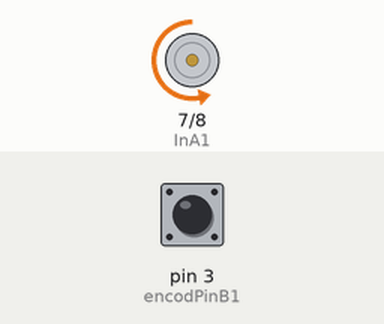
A sketch run on a simulated Arduino Uno, built with avr-gcc and run on an emulated ATmega328P. On the bench: motor-driver pin pairs drawn as motors (green arrow = first pin HIGH = forward, orange = second pin HIGH = backward, longer = more drive, scaled by the enable pin). The test bench sets the inputs (shaded band); at power-on: pin 3 (encodPinB1) HIGH.

Above: at 0.1 s.
At 17.1 s:
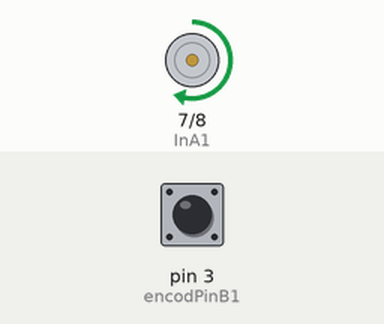
At 37.7 s:
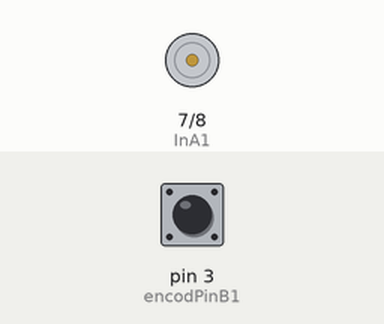
Timing chart, 0 to 39.2 s (numbered marks = the images above):
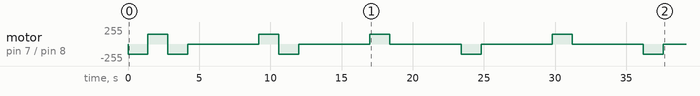

Measured:
- by itself, motor on pin 7 (InA1) / pin 8 (InB1): stopped → backward 150/255 at 0.00 s, → forward 150/255 1.4 s later, → backward 150/255 1.4 s later, → stopped 1.4 s later, … (15 changes in this stretch)

The sketch:

sketch_apr13a.ino
```cpp
#define InA1            7                     // INA motor pin
#define InB1            8                      // INB motor pin
#define PWM1            5                       // PWM motor pin
#define encodPinA1      2                       // encoder A pin
#define encodPinB1      3                       // encoder B pin

#define LOOPTIME        100                     // PID loop time
#define FORWARD         1                       // direction of rotation
#define BACKWARD        2                       // direction of rotation

unsigned long lastMilli = 0;                    // loop timing
unsigned long lastMilliPrint = 0;               // loop timing
long count = 0;                                 // rotation counter
long countInit;
long tickNumber = 0;
boolean run = false;                                     // motor moves
long int stop1;
long int stop2;
void setup() {
 pinMode(InA1, OUTPUT);
 pinMode(InB1, OUTPUT);
 pinMode(PWM1, OUTPUT);
 pinMode(encodPinA1, INPUT);
 pinMode(encodPinB1, INPUT);
 digitalWrite(encodPinA1, HIGH);                      // turn on pullup resistor
 digitalWrite(encodPinB1, HIGH);
 attachInterrupt(1, rencoder, FALLING);

 stop1=millis()+3000;
 stop2=stop1+8000;
}

void loop() {
 moveMotor(FORWARD, 150, 864);                        // direction, PWM, ticks number
 delay(1400);
  if (millis()<stop1) {
     analogWrite(PWM1, 50);
  } else {
     analogWrite(PWM1, 0);
     delay(5000);
  }
 moveMotor(BACKWARD, 150, 864);                           // 464=360°
 delay(1400);
 if (millis()<stop2) {
     analogWrite(PWM1, 50);
  } else {
     analogWrite(PWM1, 0);
     delay(5000);
  }

}

void moveMotor(int direction, int PWM_val, long tick)  {
 countInit = count;    // abs(count)
 tickNumber = tick;
 if(direction==FORWARD)          motorForward(PWM_val);
 else if(direction==BACKWARD)    motorBackward(PWM_val);
}

void rencoder()  {                                    // pulse and direction, direct port reading to save cycles
 if (PINB & 0b00000001)    count++;                  // if(digitalRead(encodPinB1)==HIGH)   count_r ++;
 else                      count--;                  // if (digitalRead(encodPinB1)==LOW)   count_r --;
 if(run)
   if((abs(abs(count)-abs(countInit))) >= tickNumber)      motorBrake();
}

void motorForward(int PWM_val)  {
 analogWrite(PWM1, PWM_val);
 digitalWrite(InA1, LOW);
 digitalWrite(InB1, HIGH);
 run = true;
}

void motorBackward(int PWM_val)  {
 analogWrite(PWM1, PWM_val);
 digitalWrite(InA1, HIGH);
 digitalWrite(InB1, LOW);
 run = true;
}

void motorBrake()  {
 analogWrite(PWM1, 0);
 digitalWrite(InA1, HIGH);
 digitalWrite(InB1, HIGH);
 run = false;
}
```
